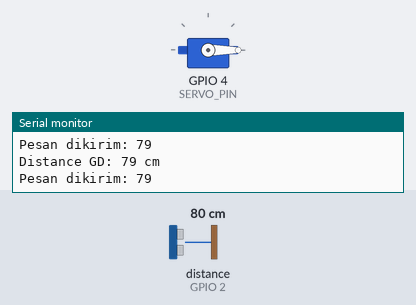
Bench run of a sketch on a simulated ESP32. Shown: servo, the last lines printed to the serial monitor. Wiring (inferred from the names in the program): ultrasonic range finder: trigger GPIO 15; echo GPIO 2. The inputs (shaded band) are chosen by the test bench; at power-on: distance to the obstacle (sensor on GPIO 2) 80 cm. The echo pulse lasts 58.3 µs per cm; WiFi joins after 1.5 s; servers stay silent unless stated; no MQTT or app messages arrive unless stated.

Above: at 3.2 s.
3.3 s: distance to the obstacle (sensor on GPIO 2) set to 13 cm
4.9 s: distance to the obstacle (sensor on GPIO 2) set to 10 cm
At 6.6 s:
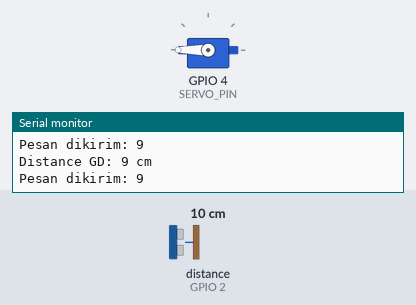
6.9 s: distance to the obstacle (sensor on GPIO 2) set to 18 cm
At 7.6 s:
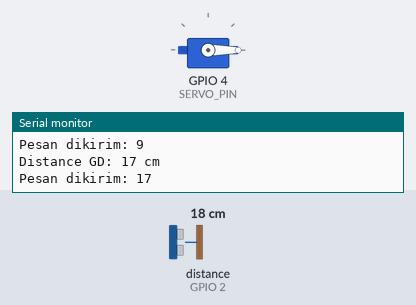
8.5 s: distance to the obstacle (sensor on GPIO 2) set to 2 cm
At 9.6 s:
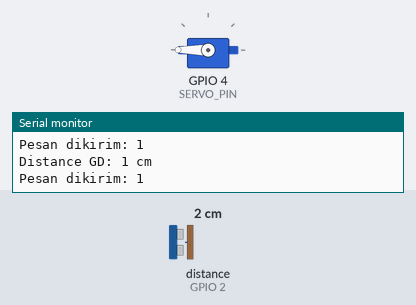
Timing chart, 0 to 11.2 s (numbered marks = the images above; inputs shaded):
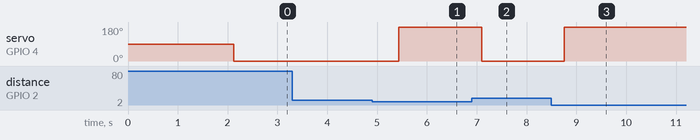

The sketch:

IoT.ino
```cpp
#include <ESP32Servo.h>
#include <WiFi.h>
#include <PubSubClient.h>

// Konfigurasi WiFi
const char* ssid = "LORD";          // Ganti dengan SSID WiFi
const char* password = "12345678"; // Ganti dengan password WiFi

// Konfigurasi MQTT
const char* mqtt_server = "mqtt.my.id"; // Ganti dengan broker MQTT
const int mqtt_port = 1883;                   // Port MQTT (1883 untuk non-SSL)
const char* mqtt_topic = "wokwi/tubes/iot/klp7";   // Topik untuk mengirim data

WiFiClient espClient;
PubSubClient client(espClient);

// sensor mendeteksi gelas datang
#define TRIGGD 15
#define ECHOGD 2

#define SERVO_PIN 4
Servo myservo;  // Membuat objek servo

void setup() {
  Serial.begin(115200); // Memulai komunikasi serial
  myservo.attach(SERVO_PIN); // Menghubungkan servo ke pin

  // Sambungkan ke WiFi
  setup_wifi();

  // Sambungkan ke broker MQTT
  client.setServer(mqtt_server, mqtt_port);

  // Tunggu koneksi ke broker
  reconnect();

  pinMode(TRIGGD, OUTPUT); // Mengatur trigPin sebagai OUTPUT
  pinMode(ECHOGD, INPUT);  // Mengatur echoPin sebagai INPUT
}

long readUltrasonicDistance(int trigPin, int echoPin) {
  // Mengirimkan sinyal trig
  digitalWrite(trigPin, LOW);
  delayMicroseconds(2);
  digitalWrite(trigPin, HIGH);
  delayMicroseconds(10);
  digitalWrite(trigPin, LOW);

  // Membaca waktu perjalanan sinyal echo
  long duration = pulseIn(echoPin, HIGH);

  // Menghitung jarak dalam cm
  long distance = duration * 0.034 / 2;
  return distance;
}

void loop() {
  // Membaca jarak dari sensor GD
  long distanceGD = readUltrasonicDistance(TRIGGD, ECHOGD);
  delay(50); // Menunggu sejenak sebelum membaca sensor berikutnya


  // Output jarak dari setiap sensor ke Serial Monitor
  Serial.print("Distance GD: ");
  Serial.print(distanceGD);
  Serial.println(" cm");

  myservo.write(0);

  // Mengontrol servo berdasarkan jarak sensor GD
  if (distanceGD <= 10) {
    myservo.write(180); // Menggerakkan servo ke 180 derajat jika jarak kurang dari 5 cm
  } else if(distanceGD > 10) {
    myservo.write(0); // Menggerakkan servo ke 0 derajat jika jarak lebih dari 5 cm
  }

  // Pastikan tetap terhubung ke broker MQTT
  if (!client.connected()) {
    reconnect();
  }
  client.loop();

  // Gabungkan data jarak menjadi satu pesan
  String message = String(distanceGD);
  client.publish(mqtt_topic, message.c_str()); // Kirim pesan

  Serial.println("Pesan dikirim: " + message);

  delay(500); // Menunggu selama 1 detik sebelum mengulangi loop
}

// Fungsi untuk menyambungkan ke WiFi
void setup_wifi() {
  delay(10);
  Serial.println();
  Serial.print("Menghubungkan ke WiFi: ");
  Serial.println(ssid);

  WiFi.begin(ssid, password, 6);

  while (WiFi.status() != WL_CONNECTED) {
    delay(1000);
    Serial.print(".");
  }
  Serial.println();
  Serial.println("WiFi terhubung!");
  Serial.print("Alamat IP: ");
  Serial.println(WiFi.localIP());
}

// Fungsi untuk menyambungkan ke broker MQTT
void reconnect() {
  while (!client.connected()) {
    Serial.print("Menghubungkan ke broker MQTT...");
    if (client.connect("ESP32Client")) { // Ganti "ESP32Client" jika diperlukan
      Serial.println("Berhasil terhubung!");
    } else {
      Serial.print("Gagal, rc=");
      Serial.print(client.state());
      Serial.println(" Coba lagi dalam 5 detik...");
      delay(5000);
    }
  }
}
```

Measured:
- the behaviour switches between 12 and 11 cm on distance to the obstacle (sensor on GPIO 2) (found by bisection; images 0 and 1)
- after the input at 4.9 s, servo on GPIO 4 (SERVO_PIN): 0° → 180° after 0.54 s
- after the input at 6.9 s, servo on GPIO 4 (SERVO_PIN): 180° → 0° after 0.20 s
- after the input at 8.5 s, servo on GPIO 4 (SERVO_PIN): 0° → 180° after 0.25 s
